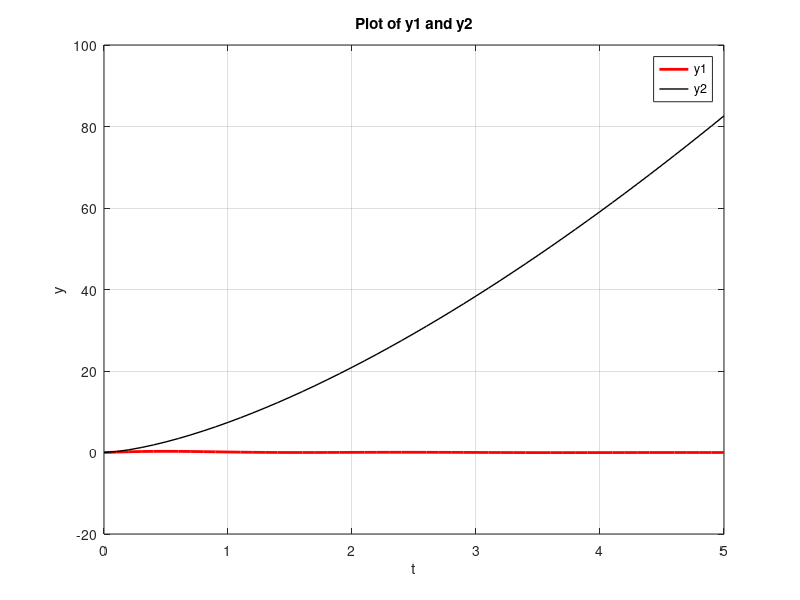
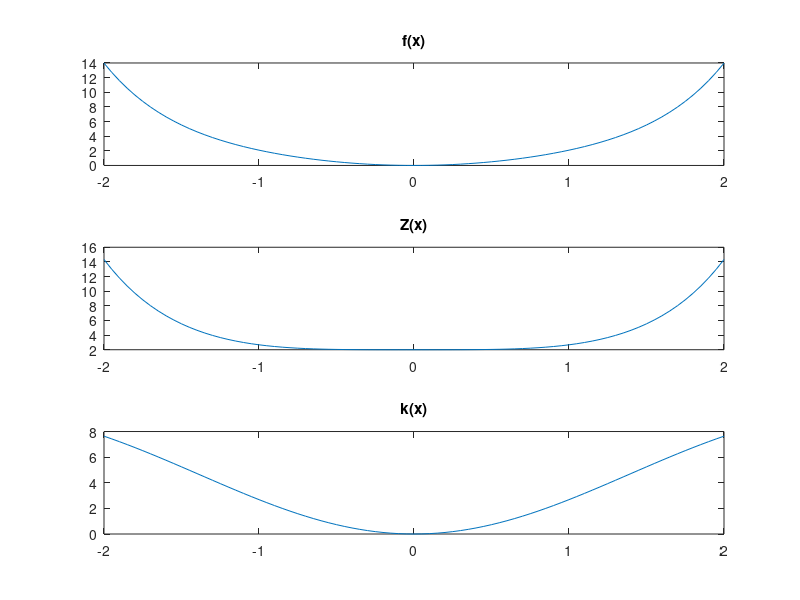
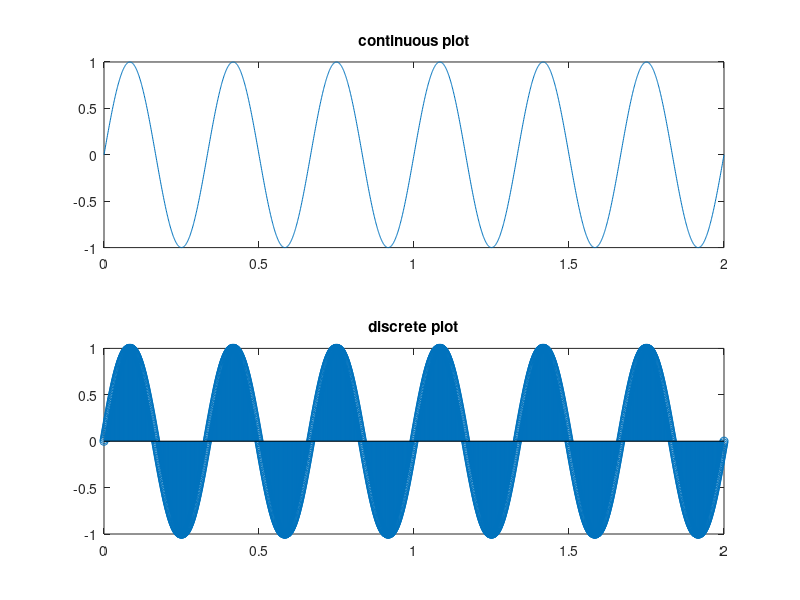

Recreate these plots in MATLAB, in order.
clear
clc
close all
%part A , part D
t = 0:0.1:5;
y1 = sin(t).*cos(t).^2./(t.^2+1);
y2 = sqrt(t.^3).*exp(2);
plot(t,y1,'r','LineWidth',2)
hold on
plot(t,y2,'k','LineWidth',1)
title('Plot of y1 and y2')
legend('y1','y2')
xlabel('t')
ylabel('y')
grid on
%part B
x = -2:0.05:2;
f = sin(x).^2 + sinh(x).^2;
Z = cos(x).^2 + cosh(x).^2;
k = x.^2 + 2*x.*sin(x);
figure
subplot(3,1,1)
plot(x,f)
title('f(x)')
subplot(3,1,2)
plot(x,Z)
title('Z(x)')
subplot(3,1,3)
plot(x,k)
title('k(x)')
%part C
t=0:0.001:2;
s=sin(2.*pi.*3.*t);
figure
subplot(2,1,1)
plot(t,s)
title('continuous plot')
subplot(2,1,2)
stem(t,s)
title('discrete plot')
